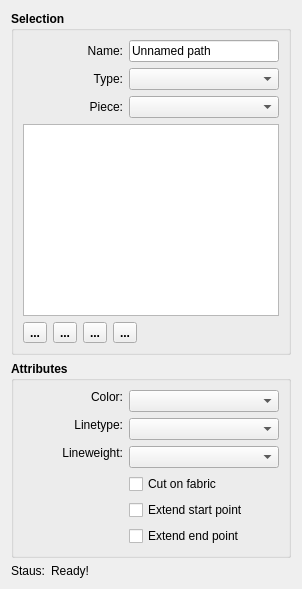
     <widget class="QWidget" name="path_Tab">
      <attribute name="title">
       <string>Path</string>
      </attribute>
      <layout class="QVBoxLayout" name="verticalLayout_9">
       <item>
        <widget class="QGroupBox" name="selection_GroupBox">
         <property name="font">
          <font>
           <bold>true</bold>
          </font>
         </property>
         <property name="title">
          <string>Selection</string>
         </property>
         <layout class="QVBoxLayout" name="verticalLayout">
          <item>
           <layout class="QFormLayout" name="formLayout">
            <item row="0" column="0">
             <widget class="QLabel" name="name_Label">
              <property name="minimumSize">
               <size>
                <width>100</width>
                <height>0</height>
               </size>
              </property>
              <property name="font">
               <font>
                <bold>false</bold>
               </font>
              </property>
              <property name="text">
               <string>Name:</string>
              </property>
              <property name="alignment">
               <set>Qt::AlignRight|Qt::AlignTrailing|Qt::AlignVCenter</set>
              </property>
             </widget>
            </item>
            <item row="0" column="1">
             <widget class="QLineEdit" name="pathName_LineEdit">
              <property name="font">
               <font>
                <bold>false</bold>
               </font>
              </property>
              <property name="text">
               <string>Unnamed path</string>
              </property>
              <property name="placeholderText">
               <string>Create name for your path</string>
              </property>
             </widget>
            </item>
            <item row="1" column="0">
             <widget class="QLabel" name="type_Label">
              <property name="minimumSize">
               <size>
                <width>100</width>
                <height>0</height>
               </size>
              </property>
              <property name="font">
               <font>
                <bold>false</bold>
               </font>
              </property>
              <property name="text">
               <string>Type:</string>
              </property>
              <property name="alignment">
               <set>Qt::AlignRight|Qt::AlignTrailing|Qt::AlignVCenter</set>
              </property>
             </widget>
            </item>
            <item row="1" column="1">
             <widget class="QComboBox" name="type_ComboBox">
              <property name="minimumSize">
               <size>
                <width>150</width>
                <height>0</height>
               </size>
              </property>
              <property name="font">
               <font>
                <bold>false</bold>
               </font>
              </property>
             </widget>
            </item>
            <item row="2" column="0">
             <widget class="QLabel" name="piece_Label">
              <property name="minimumSize">
               <size>
                <width>100</width>
                <height>0</height>
               </size>
              </property>
              <property name="font">
               <font>
                <bold>false</bold>
               </font>
              </property>
              <property name="text">
               <string>Piece:</string>
              </property>
              <property name="alignment">
               <set>Qt::AlignRight|Qt::AlignTrailing|Qt::AlignVCenter</set>
              </property>
             </widget>
            </item>
            <item row="2" column="1">
             <widget class="QComboBox" name="piece_ComboBox">
              <property name="minimumSize">
               <size>
                <width>150</width>
                <height>0</height>
               </size>
              </property>
              <property name="font">
               <font>
                <bold>false</bold>
               </font>
              </property>
             </widget>
            </item>
           </layout>
          </item>
          <item>
           <widget class="QListWidget" name="listWidget">
            <property name="dragDropMode">
             <enum>QAbstractItemView::InternalMove</enum>
            </property>
           </widget>
          </item>
          <item>
           <layout class="QHBoxLayout" name="horizontalLayout_3">
            <item>
             <widget class="QToolButton" name="moveTop_ToolButton">
              <property name="toolTip">
               <string>Move row to top of list</string>
              </property>
              <property name="text">
               <string notr="true">...</string>
              </property>
              <property name="icon">
               <iconset resource="../../../../vmisc/share/resources/theme.qrc">
                <normaloff>:/icons/win.icon.theme/16x16/actions/go-top.png</normaloff>:/icons/win.icon.theme/16x16/actions/go-top.png</iconset>
              </property>
             </widget>
            </item>
            <item>
             <widget class="QToolButton" name="moveUp_ToolButton">
              <property name="toolTip">
               <string>Move row up one row</string>
              </property>
              <property name="text">
               <string notr="true">...</string>
              </property>
              <property name="icon">
               <iconset resource="../../../../vmisc/share/resources/theme.qrc">
                <normaloff>:/icons/win.icon.theme/16x16/actions/go-up.png</normaloff>:/icons/win.icon.theme/16x16/actions/go-up.png</iconset>
              </property>
             </widget>
            </item>
            <item>
             <widget class="QToolButton" name="moveDown_ToolButton">
              <property name="toolTip">
               <string>Move row down one row</string>
              </property>
              <property name="text">
               <string notr="true">...</string>
              </property>
              <property name="icon">
               <iconset resource="../../../../vmisc/share/resources/theme.qrc">
                <normaloff>:/icons/win.icon.theme/16x16/actions/go-down.png</normaloff>:/icons/win.icon.theme/16x16/actions/go-down.png</iconset>
              </property>
             </widget>
            </item>
            <item>
             <widget class="QToolButton" name="moveBottom_ToolButton">
              <property name="toolTip">
               <string>Move row to bottom of list</string>
              </property>
              <property name="text">
               <string notr="true">...</string>
              </property>
              <property name="icon">
               <iconset resource="../../../../vmisc/share/resources/theme.qrc">
                <normaloff>:/icons/win.icon.theme/16x16/actions/go-bottom.png</normaloff>:/icons/win.icon.theme/16x16/actions/go-bottom.png</iconset>
              </property>
             </widget>
            </item>
            <item>
             <spacer name="horizontalSpacer_7">
              <property name="orientation">
               <enum>Qt::Horizontal</enum>
              </property>
              <property name="sizeHint" stdset="0">
               <size>
                <width>40</width>
                <height>20</height>
               </size>
              </property>
             </spacer>
            </item>
           </layout>
          </item>
         </layout>
        </widget>
       </item>
       <item>
        <widget class="QGroupBox" name="attributes_GroupBox">
         <property name="minimumSize">
          <size>
           <width>240</width>
           <height>0</height>
          </size>
         </property>
         <property name="font">
          <font>
           <pointsize>9</pointsize>
           <bold>true</bold>
          </font>
         </property>
         <property name="title">
          <string>Attributes</string>
         </property>
         <layout class="QVBoxLayout" name="verticalLayout_8">
          <item>
           <layout class="QFormLayout" name="formLayout_3">
            <property name="labelAlignment">
             <set>Qt::AlignRight|Qt::AlignTrailing|Qt::AlignVCenter</set>
            </property>
            <item row="1" column="0">
             <widget class="QLabel" name="lineType_Label">
              <property name="sizePolicy">
               <sizepolicy hsizetype="MinimumExpanding" vsizetype="Fixed">
                <horstretch>0</horstretch>
                <verstretch>0</verstretch>
               </sizepolicy>
              </property>
              <property name="minimumSize">
               <size>
                <width>100</width>
                <height>0</height>
               </size>
              </property>
              <property name="maximumSize">
               <size>
                <width>16777215</width>
                <height>16777215</height>
               </size>
              </property>
              <property name="font">
               <font>
                <pointsize>9</pointsize>
                <bold>false</bold>
               </font>
              </property>
              <property name="text">
               <string>Linetype:</string>
              </property>
              <property name="alignment">
               <set>Qt::AlignRight|Qt::AlignTrailing|Qt::AlignVCenter</set>
              </property>
             </widget>
            </item>
            <item row="1" column="1">
             <widget class="LineTypeComboBox" name="lineType_ComboBox">
              <property name="sizePolicy">
               <sizepolicy hsizetype="Expanding" vsizetype="Fixed">
                <horstretch>0</horstretch>
                <verstretch>0</verstretch>
               </sizepolicy>
              </property>
              <property name="minimumSize">
               <size>
                <width>80</width>
                <height>0</height>
               </size>
              </property>
              <property name="maximumSize">
               <size>
                <width>16777215</width>
                <height>16777215</height>
               </size>
              </property>
              <property name="font">
               <font>
                <pointsize>9</pointsize>
                <bold>false</bold>
               </font>
              </property>
             </widget>
            </item>
            <item row="2" column="0">
             <widget class="QLabel" name="lineWeight_Label">
              <property name="sizePolicy">
               <sizepolicy hsizetype="MinimumExpanding" vsizetype="Fixed">
                <horstretch>0</horstretch>
                <verstretch>0</verstretch>
               </sizepolicy>
              </property>
              <property name="minimumSize">
               <size>
                <width>100</width>
                <height>0</height>
               </size>
              </property>
              <property name="maximumSize">
               <size>
                <width>16777215</width>
                <height>16777215</height>
               </size>
              </property>
              <property name="font">
               <font>
                <pointsize>9</pointsize>
                <bold>false</bold>
               </font>
              </property>
              <property name="text">
               <string>Lineweight:</string>
              </property>
              <property name="alignment">
               <set>Qt::AlignRight|Qt::AlignTrailing|Qt::AlignVCenter</set>
              </property>
             </widget>
            </item>
            <item row="2" column="1">
             <widget class="LineWeightComboBox" name="lineWeight_ComboBox">
              <property name="sizePolicy">
               <sizepolicy hsizetype="Expanding" vsizetype="Fixed">
                <horstretch>0</horstretch>
                <verstretch>0</verstretch>
               </sizepolicy>
              </property>
              <property name="minimumSize">
               <size>
                <width>80</width>
                <height>0</height>
               </size>
              </property>
              <property name="font">
               <font>
                <pointsize>9</pointsize>
                <bold>false</bold>
               </font>
              </property>
             </widget>
            </item>
            <item row="0" column="0">
             <widget class="QLabel" name="lineColor_Label">
              <property name="sizePolicy">
               <sizepolicy hsizetype="MinimumExpanding" vsizetype="Fixed">
                <horstretch>0</horstretch>
                <verstretch>0</verstretch>
               </sizepolicy>
              </property>
              <property name="minimumSize">
               <size>
                <width>100</width>
                <height>0</height>
               </size>
              </property>
              <property name="maximumSize">
               <size>
                <width>16777215</width>
                <height>16777215</height>
               </size>
              </property>
              <property name="font">
               <font>
                <pointsize>9</pointsize>
                <bold>false</bold>
               </font>
              </property>
              <property name="text">
               <string>Color:</string>
              </property>
              <property name="alignment">
               <set>Qt::AlignRight|Qt::AlignTrailing|Qt::AlignVCenter</set>
              </property>
             </widget>
            </item>
            <item row="0" column="1">
             <widget class="ColorComboBox" name="lineColor_ComboBox">
              <property name="sizePolicy">
               <sizepolicy hsizetype="Expanding" vsizetype="Fixed">
                <horstretch>0</horstretch>
                <verstretch>0</verstretch>
               </sizepolicy>
              </property>
              <property name="minimumSize">
               <size>
                <width>80</width>
                <height>0</height>
               </size>
              </property>
              <property name="font">
               <font>
                <pointsize>9</pointsize>
                <bold>false</bold>
               </font>
              </property>
             </widget>
            </item>
            <item row="3" column="1">
             <widget class="QCheckBox" name="cutOnFabric_CheckBox">
              <property name="font">
               <font>
                <pointsize>9</pointsize>
                <bold>false</bold>
               </font>
              </property>
              <property name="toolTip">
               <string>The path is a cut contour</string>
              </property>
              <property name="text">
               <string>Cut on fabric</string>
              </property>
             </widget>
            </item>
            <item row="5" column="1">
             <widget class="QCheckBox" name="extendEndPoint_CheckBox">
              <property name="font">
               <font>
                <pointsize>9</pointsize>
                <bold>false</bold>
               </font>
              </property>
              <property name="text">
               <string>Extend end point</string>
              </property>
             </widget>
            </item>
            <item row="4" column="1">
             <widget class="QCheckBox" name="extendStartPoint_CheckBox">
              <property name="font">
               <font>
                <pointsize>9</pointsize>
                <bold>false</bold>
               </font>
              </property>
              <property name="text">
               <string>Extend start point</string>
              </property>
             </widget>
            </item>
           </layout>
          </item>
         </layout>
        </widget>
       </item>
       <item>
        <layout class="QHBoxLayout" name="horizontalLayout">
         <item>
          <widget class="QLabel" name="label_3">
           <property name="maximumSize">
            <size>
             <width>40</width>
             <height>16777215</height>
            </size>
           </property>
           <property name="text">
            <string>Staus:</string>
           </property>
          </widget>
         </item>
         <item>
          <widget class="QLabel" name="status_Label">
           <property name="sizePolicy">
            <sizepolicy hsizetype="Expanding" vsizetype="Preferred">
             <horstretch>0</horstretch>
             <verstretch>0</verstretch>
            </sizepolicy>
           </property>
           <property name="text">
            <string>Ready!</string>
           </property>
           <property name="textFormat">
            <enum>Qt::RichText</enum>
           </property>
           <property name="scaledContents">
            <bool>false</bool>
           </property>
           <property name="wordWrap">
            <bool>true</bool>
           </property>
          </widget>
         </item>
        </layout>
       </item>
      </layout>
     </widget>
